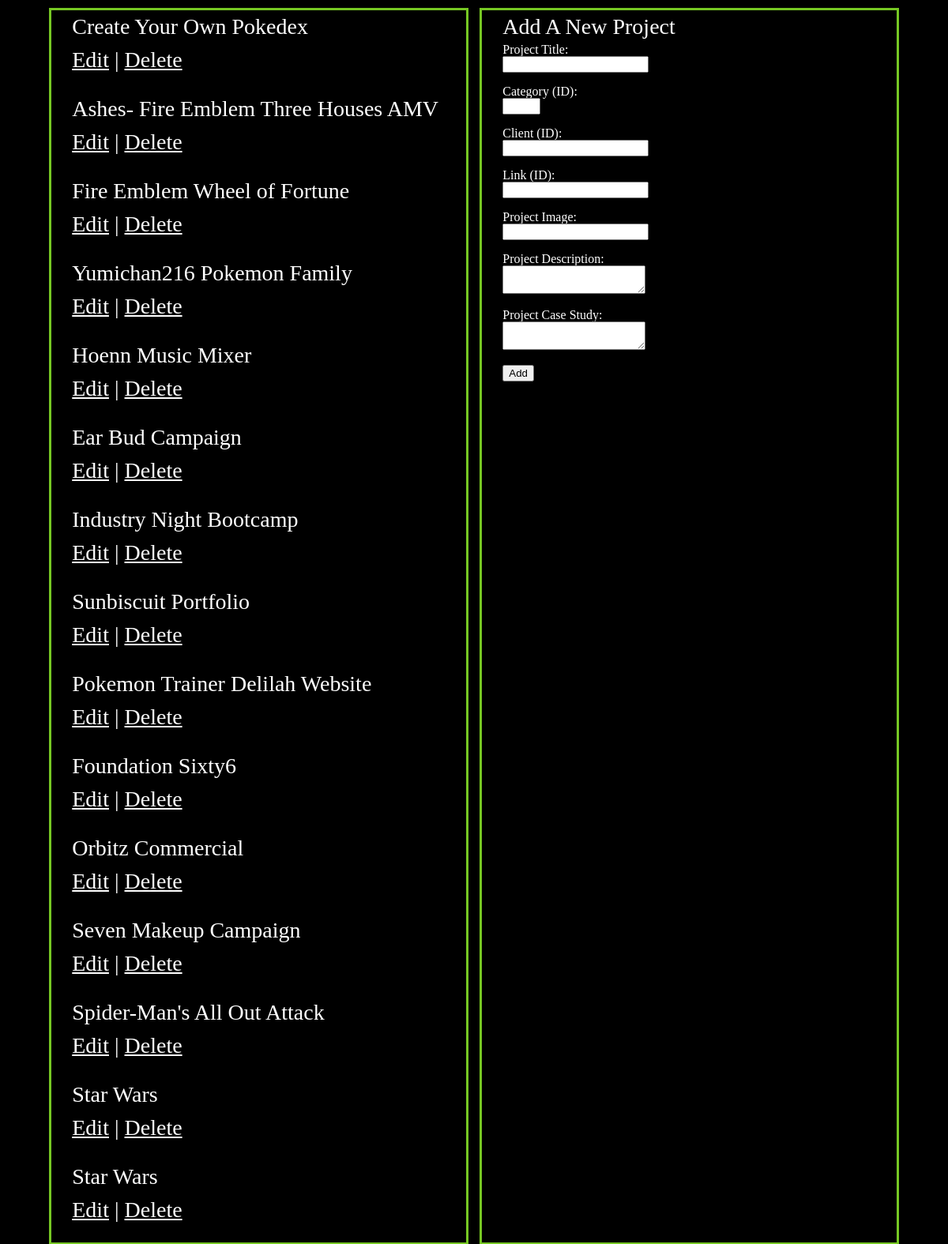
Page /admin/project_list.php on the committed database.
### tables this page shows
CREATE TABLE IF NOT EXISTS projects (
  id int UNSIGNED NOT NULL AUTO_INCREMENT,
  title varchar(250) NOT NULL,
  category_id int UNSIGNED NOT NULL,
  date_finished varchar(25) NOT NULL,
  description varchar(1500) NOT NULL,
  client_id int UNSIGNED NOT NULL,
  link_id int UNSIGNED NOT NULL,
  case_study varchar(3000) NOT NULL,
  portfolio_image varchar(256) NOT NULL,
  thumbnail int UNSIGNED NOT NULL,
  PRIMARY KEY (id)
);

### admin/project_list.php (the view, shortened to what this page needs)
<!DOCTYPE html>
<html lang="en">
<?php
require_once('../connect.php');
$stmt = $connection->prepare('SELECT id, title FROM projects ORDER BY id ASC');
$stmt->execute();
?>
<head>
    <link rel="stylesheet" href="../css/reset.css">
    <link rel="stylesheet" href="../css/grid.css">
    <link rel="stylesheet" href="../css/main.css">
</head>
<body>
<section class="grid-con">
    <div id="project-selection" class="col-span-2 m-col-span-5">
        <?php
            while ($row = $stmt->fetch(PDO::FETCH_ASSOC)){
                echo '<p class="project-list">'.$row["title"].'<br> <a href="edit_project_form.php?id='.$row["id"].'">Edit</a> | <a href="delete_project.php?id='.$row["id"].'">Delete</a></p>';
            }
        ?>
    </div>
    <div id="project-add-form" class="col-span-2 m-col-span-5">
        <p id="add-title">Add A New Project</p>
        <form action="add_project.php" method="POST">
            <label class="admin-label" for="title">Project Title:</label><br>
            <input class="admin-input" name="title" type="text" required><br><br>
            <label class="admin-label" for="category_id">Category (ID):</label><br>
            <input class="admin-input" name="category_id" type="number" min="1" max="4" required><br><br>
            <label class="admin-label" for="client_id">Client (ID):</label><br>
            <input class="admin-input" name="client_id" type="number" min="1" required><br><br>
            <label class="admin-label" for="link_id">Link (ID):</label><br>
            <input class="admin-input" name="link_id" type="number" min="1" required><br><br>
            <label class="admin-label" for="project_image">Project Image:</label><br>
            <input class="admin-input" name="project_image" type="text" required><br><br>
            <label class="admin-label" for="description">Project Description:</label><br>
            <textarea class="admin-input" name="description" required></textarea><br><br>
            <label class="admin-label" for="case_study">Project Case Study:</label><br>
            <textarea class="admin-input" name="case_study" required></textarea><br><br>
            <input class="admin-input" name="submit" type="submit" value="Add">
        </form>
    </div>
</section>
</body>
</html>

### css/grid.css (style rules this page uses)
html { box-sizing: border-box; }
*, *::before, *::after { box-sizing: inherit; }
body, p, h1, h2, h3, h4, h5 { margin: 0px; padding: 0px; }
.grid-con { display: grid; grid-template-columns: repeat(4, minmax(0, 1fr)); grid-column-gap: 14px; max-width: 1200px; margin: 0 auto; padding-left: 31px; padding-right: 31px; }
.col-span-2 { grid-column: span 2 / span 2; }
@media screen and (min-width: 768px) { .grid-con { display: grid; grid-template-columns: repeat(10, minmax(0, 1fr)); grid-column-gap: 14px; padding-left: 46px; padding-right: 46px; } }
@media screen and (min-width: 768px) { .m-col-span-5 { grid-column: span 5 / span 5; } }
@media screen and (min-width: 1200px) { .grid-con { display: grid; grid-template-columns: repeat(10, minmax(0, 1fr)); grid-column-gap: 14px; padding-left: 62px; padding-right: 62px; } }

### css/main.css (style rules this page uses)
p,a,li,#submit-contact { font-family:"Rockwell";color:#fff;font-size:18px;line-height:1.5em }
a { text-decoration:none }
@media screen and (min-width: 768px) { p,a,li,#submit-contact { font-size:24px } }
@media screen and (min-width: 1200px) { p,a,li,#submit-contact { font-size:28px } }
body { background-color:#000 }
.project-list { padding-left:5%;padding-right:5%;margin-bottom:20px }
.project-list a { text-decoration:underline }
#project-selection,#project-add-form { margin-top:10px;margin-bottom:30px;border:3px solid #76c723 }
.admin-label { color:#fff }
.admin-label,.admin-input { margin-left:5% }
#add-title { margin-left:5% }

### rows in the picture
projects: title "Create Your Own Pokedex"
projects: title "Ashes- Fire Emblem Three Houses AMV"
projects: title "Fire Emblem Wheel of Fortune"
projects: title "Yumichan216 Pokemon Family"
projects: title "Hoenn Music Mixer"
projects: title "Ear Bud Campaign"
projects: title "Industry Night Bootcamp"
projects: title "Sunbiscuit Portfolio"
projects: title "Pokemon Trainer Delilah Website"
projects: title "Foundation Sixty6"
projects: title "Orbitz Commercial"
projects: title "Seven Makeup Campaign"
projects: title "Spider-Man's All Out Attack"
projects: title "Star Wars"
projects: title "Star Wars"
